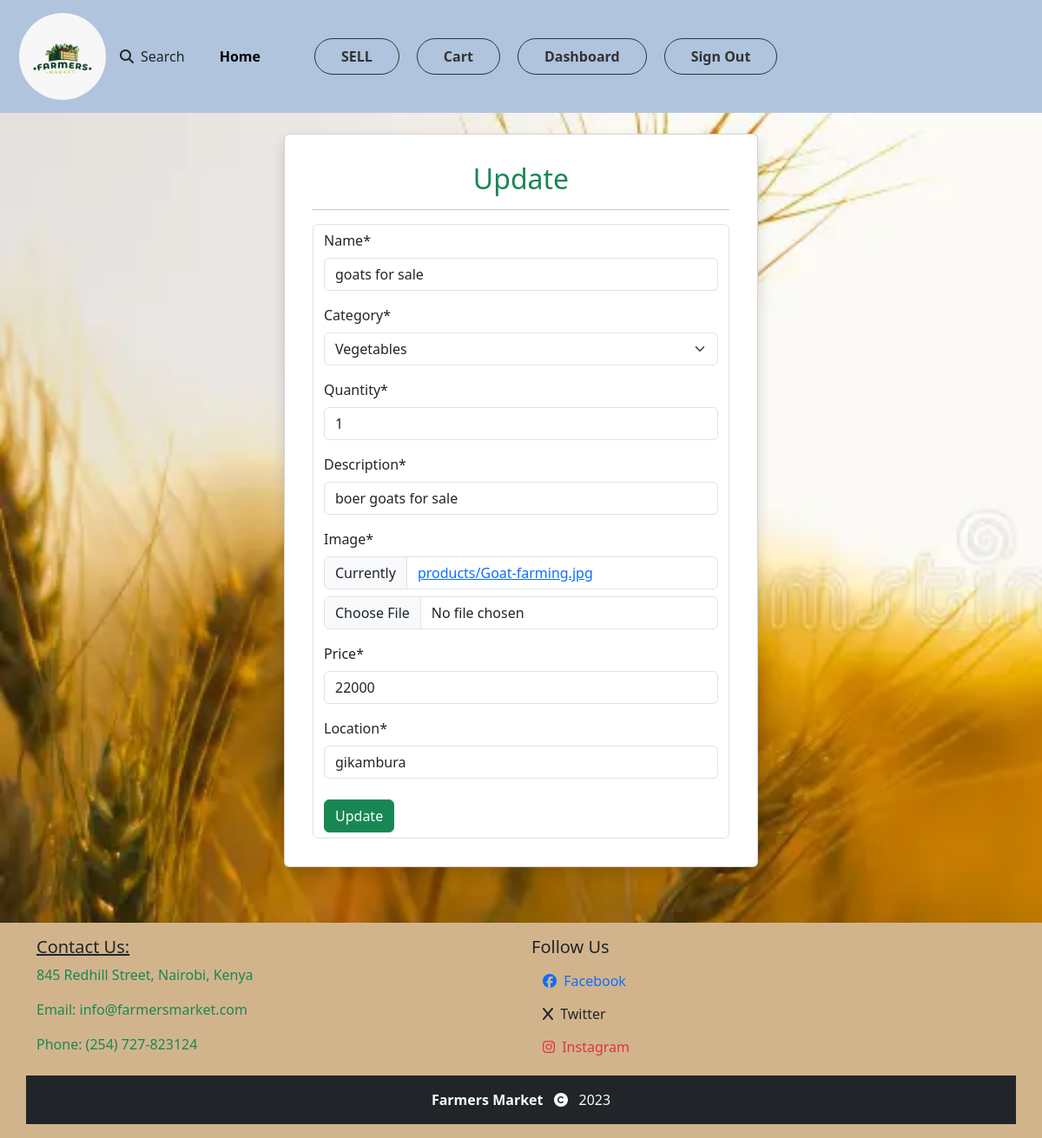
/update_product/26 (signed in), run on an earlier commit of the app's database.
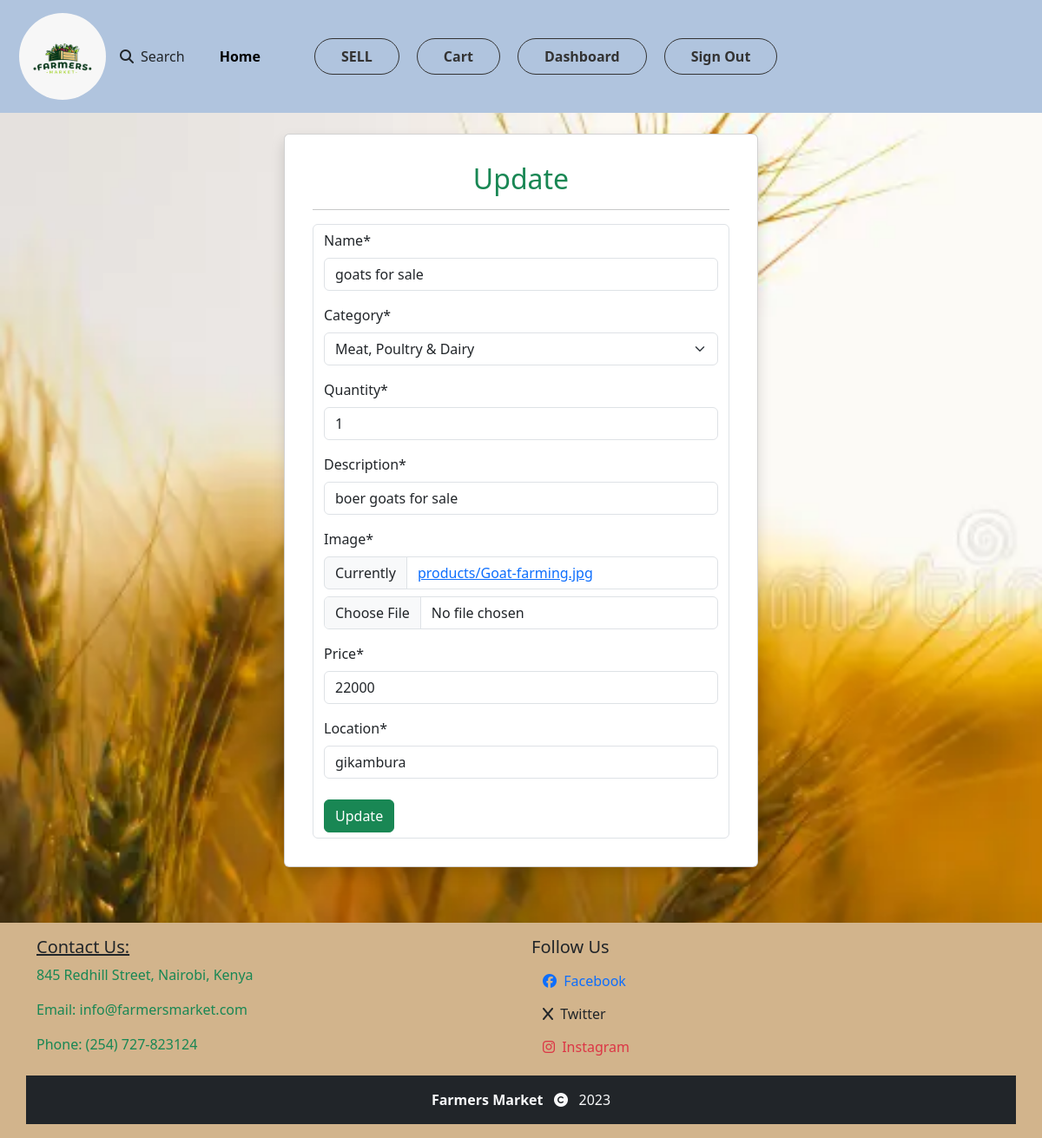
And on a later commit of the database.
### product/models.py (models this page shows, shortened)
class Product(models.Model):
    CATEGORIES = (
        ("Vegetables", "Vegetables"),
        ("Fruits", "Fruits"),
        ("Meat, Poultry & Dairy", "Meat, Poultry & Dairy"),
        ("Farm Feeds", "Farm Feeds")
    )
    owner = models.ForeignKey(User, on_delete=models.CASCADE)
    name = models.CharField(max_length=30)
    category = models.CharField(max_length=25, default="Vegetables", choices=CATEGORIES)
    quantity = models.IntegerField(default=5)
    description = models.CharField(max_length=200)
    image = models.ImageField(upload_to="products")
    price = models.IntegerField()
    location = models.CharField(max_length=50)
    unit_price = models.DecimalField(max_digits=10, decimal_places=2, blank=True, null=True)

### product/views.py (the view)
# urls.py: path('update_product/<int:id>', views.update_product, name='update_product'),
@login_required
def update_product(request, id):
    product = get_object_or_404(Product, id=id, owner=request.user)
    if request.method == "POST":
        form = UpdateProductForm(request.POST, request.FILES, instance=product)
        if form.is_valid():
            form.save()
            messages.success(request, "product updated successfully!", extra_tags="success")
            return redirect("product:product_details", id=product.id)
    else:
        form = UpdateProductForm(instance=product)
    context = {
        "form": form
    }
    return render(request, "product/update_product.html", context)

### product/forms.py
class UpdateProductForm(forms.ModelForm):
    class Meta:
        model = Product
        fields = ['name', 'category','quantity', 'description','image', 'price', 'location']

### product/templates/product/update_product.html (shortened to what this page needs)
{% extends 'Account/base.html' %}
{% load crispy_forms_tags %}
{% block content %}
<div class="container mt-4">
    <div class="row justify-content-center">
        <div class="col-md-6">
            <div class="card shadow p-3 mb-5 bg-white rounded">
                <div class="card-body">
                    <h2 class="card-title text-center text-success">Update</h2>
                    <hr>
                    <form action="" method="POST" class="form-control">
                        {{ form|crispy }}
                        <button class="btn btn-success mt-2 btn-block" type="submit">Update</button>
                    </form>
                </div>
            </div>
        </div>
    </div>
</div>
{% endblock content %}

What changed in the data, as far as the page shows it:
changed Product "goats for sale": category "Vegetables" → "Meat, Poultry & Dairy"
